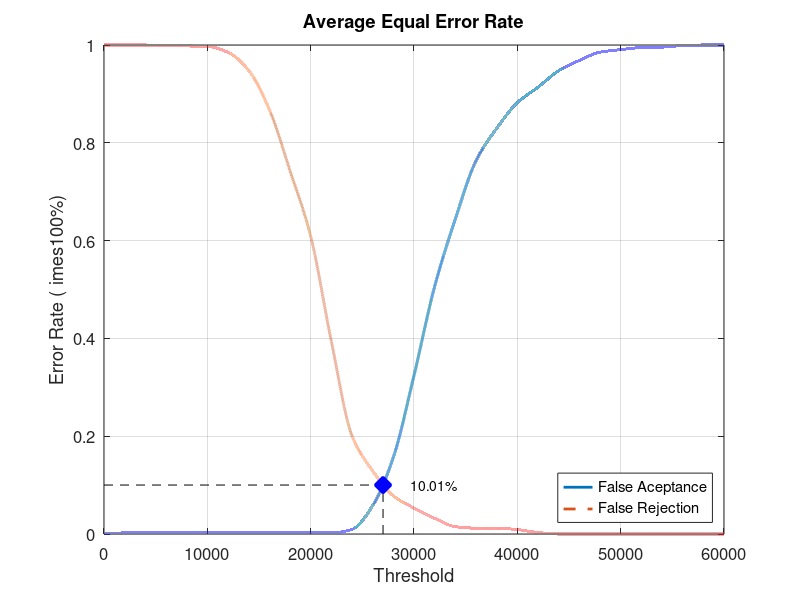
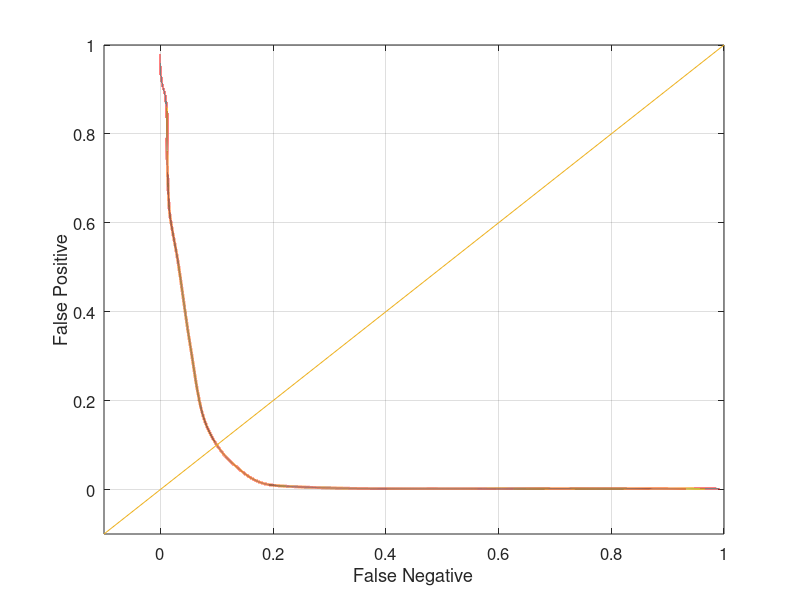

The MATLAB source for these figures, in order:
close all;
clear;
clc;
x = 0:2000:60000;
xq = 0:0.5:60000;

y0 = [0 0.00210526 0.00210526 0.00210526 0.00210526 0.00210526 0.00210526 0.00210526 0.00210526 0.00210526 0.00210526 0.00210526 0.00947368 0.0578947 0.156842 0.324211 0.506316 0.644211 0.763158 0.829474 0.882105 0.913684 0.947368 0.968421 0.985263 0.990526 0.994737 0.995789 0.998947 1 1]
yy0 = interp1(x, y0, xq, 'pchip');
y1 = [1 1 1 0.998 0.998 0.997 0.985 0.948 0.868 0.743 0.609 0.394 0.201 0.129 0.078 0.053 0.032 0.015 0.012 0.012 0.009 0.003 0 0 0 0 0 0 0 0 0]
yy1 = interp1(x, y1, xq, 'pchip');

% Calculating EER: 
y2 = abs(y0 - y1);
find(y2 == min(y2))
yy2 = abs(yy0 - yy1);
xEER = find(yy2 == min(yy2));
xEERIndex = xq(xEER) % X-axis EER
yEER = yy0(xEER) % Y-axis EER

main = figure
plot(xq, yy0,'-','LineWidth', 2);	hold on
plot(xq, yy1,'--','LineWidth', 2);	hold on
plot([xEERIndex xEERIndex], [0 yEER], 'k--');	hold on
plot([0 xEERIndex], [yEER yEER], 'k--');	hold on
plot(xEERIndex, yEER, 'bx', 'LineWidth', 10);	hold on
text(xEERIndex + 10 * xEERIndex / 100, yEER, [num2str(round((10000 * yEER)) / 100) '%'])
legend('False Aceptance', 'False Rejection', 'Location', 'SouthEast')
xlabel('Threshold')
ylabel('Error Rate (	imes100%)')
title('Average Equal Error Rate')
set(gca, 'FontSize', 12)
axis([0 60000 0 1])
grid on

print(main, 'Database2AverageMain', '-dpng');
FNRxFPR = figure('Color', [1 1 1]);
plot(yy1, yy0, '-', yy1, yy0, 'LineWidth', 2);
hold on
y = -0.1:0.1:1
plot(y, y); 
set(gca, 'FontSize', 12)
xlabel('False Negative')
ylabel('False Positive')
axis([-0.1 1 -0.1 1])
set(gca, 'FontSize', 12)
grid on

print(FNRxFPR, 'Database2AverageFNRxFPR','-dpng');
